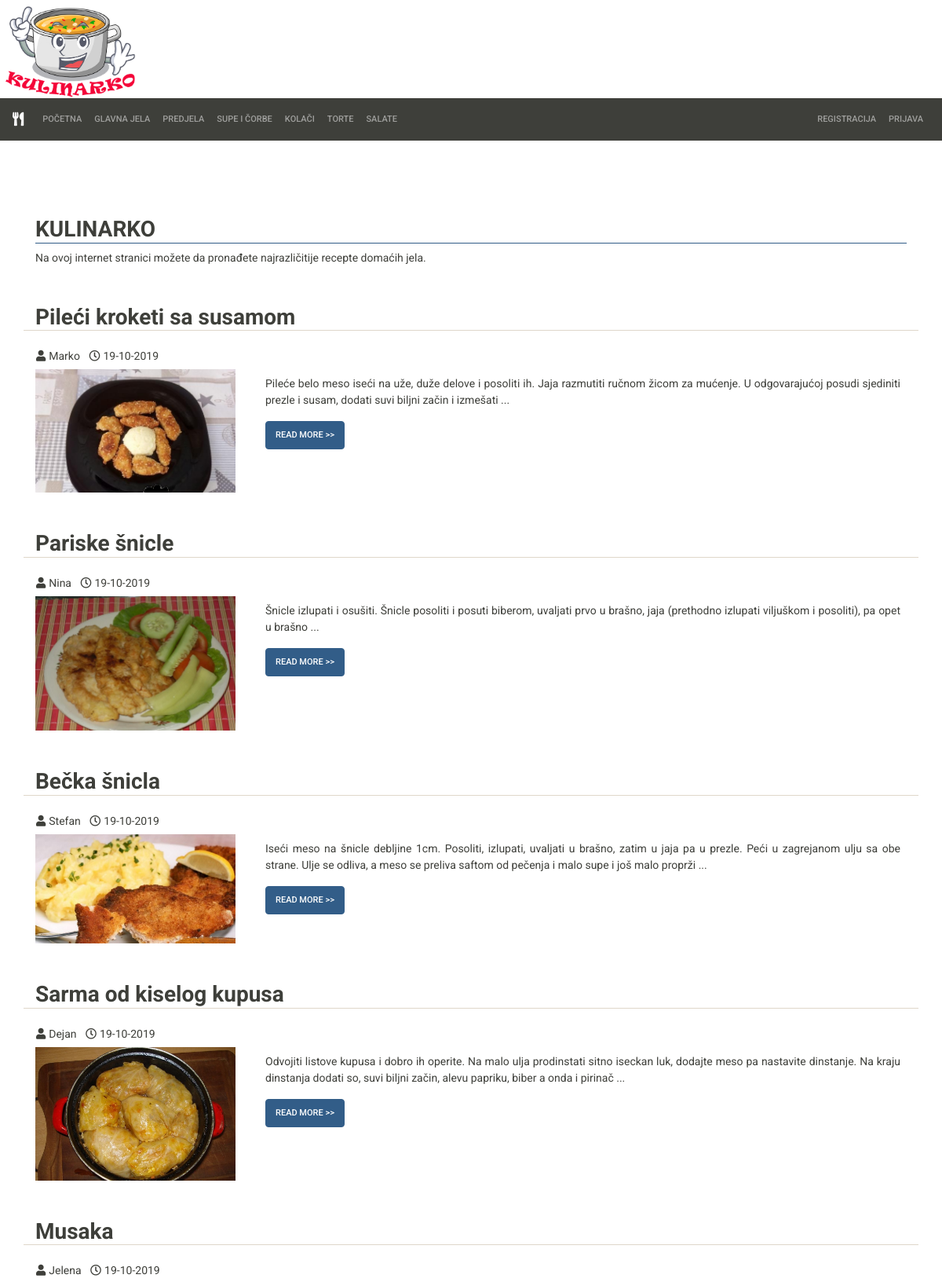
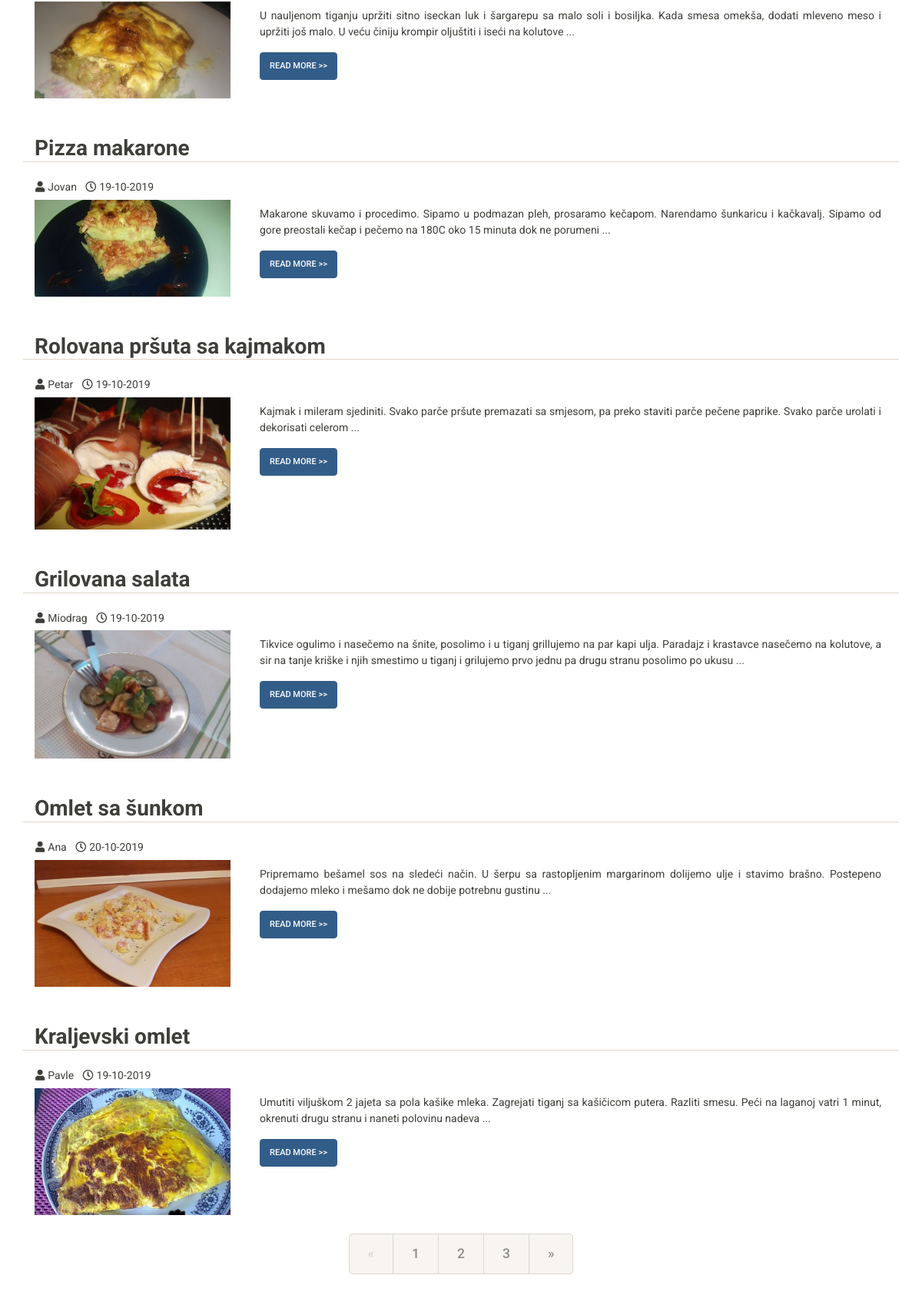
The page / on the database its author committed (2 pictures, top to bottom).
### tables this page shows
CREATE TABLE IF NOT EXISTS `recepti` (
  `recept_id` int(11) NOT NULL AUTO_INCREMENT,
  `naziv_recepta` varchar(40) NOT NULL,
  `sastojci` varchar(512) NOT NULL,
  `slika_jela` varchar(256) DEFAULT NULL,
  `sadrzaj_recepta` text NOT NULL,
  `kategorija_jela` int(11) NOT NULL,
  `datum_unosa` timestamp NOT NULL DEFAULT CURRENT_TIMESTAMP ON UPDATE CURRENT_TIMESTAMP,
  `vreme_pripreme` varchar(20) NOT NULL,
  `autor_recepta` varchar(25) NOT NULL,
  PRIMARY KEY (`recept_id`),
  KEY `recept_korisnika` (`autor_recepta`),
  KEY `kategorija_recepta` (`kategorija_jela`)
);

CREATE TABLE IF NOT EXISTS `korisnici` (
  `korisnicko_ime` varchar(20) NOT NULL COMMENT 'korisnicko ime mora biti jedinstveno',
  `lozinka` varchar(64) NOT NULL,
  `ime` varchar(25) NOT NULL,
  `prezime` varchar(25) NOT NULL,
  `el_adresa` varchar(128) NOT NULL,
  `datum_rodjenja` date DEFAULT NULL,
  `adresa_stanovanja` varchar(128) DEFAULT NULL,
  `drzava_stanovanja` varchar(128) DEFAULT NULL,
  `pol` varchar(1) DEFAULT NULL,
  `telefon` varchar(20) DEFAULT NULL,
  `mobilni_telefon` varchar(20) DEFAULT NULL,
  `administrator` tinyint(1) DEFAULT NULL,
  `datum_unosa` timestamp NOT NULL DEFAULT CURRENT_TIMESTAMP,
  `datum_izmene` timestamp NOT NULL DEFAULT CURRENT_TIMESTAMP ON UPDATE CURRENT_TIMESTAMP,
  PRIMARY KEY (`korisnicko_ime`)
);

### index.php (the view, shortened to what this page needs)
<!DOCTYPE html>
<html lang="en">
<head>
    <link rel="stylesheet" type="text/css" href="./bootstrap/bootstrap.css">
    <link rel="stylesheet" href="./fontawesome/css/all.css">
    <link rel="stylesheet" type="text/css" href="./css/nasiStilovi.css">
</head>
<body>
    <div class="masthead">
    </div>
    <nav class="navbar navbar-expand-lg navbar-dark bg-primary">
        <a class="navbar-brand" href="index.php"> <i class="fas fa-utensils"></i> </a>
        <div class="collapse navbar-collapse" id="navbarColor01">
            <ul class="navbar-nav mr-auto">
                <li class="nav-item">
                    <a class="nav-link" href="index.php"> Početna <span class="sr-only">(current)</span></a>
                </li>
                <li class="nav-item">
                    <a class="nav-link" href="glavnaJela.php"> Glavna jela </a>
                </li>
                <li class="nav-item">
                    <a class="nav-link" href="predjela.php"> Predjela </a>
                </li>
                <li class="nav-item">
                    <a class="nav-link" href="supeIcorbe.php"> Supe i čorbe </a>
                </li>
                <li class="nav-item">
                    <a class="nav-link" href="kolaci.php"> Kolači </a>
                </li>
                <li class="nav-item">
                    <a class="nav-link" href="torte.php"> Torte </a>
                </li>
                <li class="nav-item">
                    <a class="nav-link" href="salate.php"> Salate </a>
                </li>
            </ul>
            <ul class="navbar-nav ml-auto">
                <li class="nav-item">
                    <a class="nav-link" href="#"> Registracija </a>
                </li>
                <li class="nav-item">
                    <a class="nav-link" href="#"> Prijava </a>
                </li>
            </ul>
        </div>
    </nav>
    <div class="container mt-5 pt-5">
        <h2 class="border-bottom border-primary"> <strong> KULINARKO </strong> </h2>
        <p> Na ovoj internet stranici možete da pronađete najrazličitije recepte domaćih jela. </p>
        <?php
            $servername = "localhost";
            $username = "root";
            $password = "";
            $dbname = "kulinarko";
            $datatable = "recepti";
            $datatable_kor = "korisnici";
            $results_per_page = 10;
            $mysqli = new mysqli($servername, $username, $password, $dbname);
            if ( $mysqli->connect_error ) {
                echo "Error: ".$mysqli->connect_error;
            } else {
                $mysqli->set_charset("utf8");
                if (isset($_GET["page"])) {
                    $page = $_GET["page"];
                } else {
                    $page = 1;
                };
                $start_from = ($page-1) * $results_per_page;
                $query = "SELECT * FROM ".$datatable." ORDER BY RECEPT_ID ASC LIMIT $start_from, ".$results_per_page;
                $result = $mysqli->query($query);
                if ( $result == FALSE ) {
                    echo "Error: ".$mysqli->error($connection);
                } else {
                    while( $row = $result->fetch_assoc() ) {
                        $timestamp = strtotime($row["datum_unosa"]);
                        $date = date('d-m-Y', $timestamp);
                        $query_imeAutora = "SELECT * FROM ".$datatable_kor." WHERE korisnicko_ime = '".$row["autor_recepta"]."'";
                        $result_imeAutora = $mysqli->query($query_imeAutora);
                        if ( $result_imeAutora == FALSE ) {
                            $imeAutora = $row["autor_recepta"];
                        } else {
                            $row_users = $result_imeAutora->fetch_assoc();
                            $imeAutora = $row_users["ime"];
                        }
                        $sadrzajRecepta = $row["sadrzaj_recepta"];
                        $pozPoslednjeCeleReci = strpos($sadrzajRecepta, '.', 150);
                        $skraceniSadrzaj = substr($sadrzajRecepta, 0, $pozPoslednjeCeleReci);
                        $skraceniSadrzaj = $skraceniSadrzaj." ...";
                        echo "<div class='mt-5'>";
                        echo "<div class='row'>";
                        echo "<h2 class='col-12 border-bottom'> <strong>".$row["naziv_recepta"]."</strong> </h2>";
                        echo "</div>";
                        echo "<div class='row'>";
                        echo "<p class='col-12 text-capitalize'> <h6> <i class='fas fa-user ml-3 mr-1'></i>".$imeAutora." <i class='far fa-clock ml-2 mr-1'></i>".$date."</h6> </p>";
                        echo "</div>";
                        echo "<div class='row'>";
                        echo "<img src='".$row["slika_jela"]."' alt='Ime slike' class='col-9 col-md-3 rounded float-left'>";
                        echo "<p clas='col-9'>";
                        echo "<div class='d-flex flex-column mb-3 col-9'>";
                        echo "<div class='p-2 text-justify'>".$skraceniSadrzaj."</div>";
                        echo "<div class='p-2'>";
                        echo "<form method='POST' action='receptDetaljno.php'>";
                        echo "<button type='submit' class='btn btn-primary float-left'> Read More >> </button>";
                        echo "</form>";
                        echo "</div>";
                        echo "</div>";
                        echo "</p>";
                        echo "</div>";
                        echo "</div>";
                    }
                    $sql = "SELECT COUNT(RECEPT_ID) AS total FROM ".$datatable;
                    $rs_result = $mysqli->query($sql);
                    $row = $rs_result->fetch_assoc();
                    $total_pages = ceil($row["total"] / $results_per_page);
                    echo "<div class='row my-4'>";
                    echo "<ul class='pagination pagination-lg mx-auto'>";
                    if ( $page == 1 ) {
                        echo "<li class='page-item disabled'>";
                        echo "<a class='page-link' href='#'>&laquo;</a>";
                        echo "</li>";
                    } else {
                        $prethodnaStrana = $page - 1;
                        echo "<li class='page-item'>";
                        echo "<a class='page-link' href='index.php?page=".$prethodnaStrana."'>&laquo;</a>";
                        echo "</li>";
                    }
                    for ( $i = 1; $i <= $total_pages; $i++ ) {
                        echo "<li class='page-item'>";
                        echo "<a href='index.php?page=".$i."'";
                        if ( $i == $page ) {
                            echo " class='page-link curPage active'";
                        } else {
                            echo " class='page-link'";
                        }
                        echo ">".$i."</a> ";
                        echo "</li>";
                    }
                    if ( $page == $total_pages ) {
                        echo "<li class='page-item disabled'>";
                        echo "<a class='page-link' href='#'>&raquo;</a>";
                        echo "</li>";
                    } else {
                        $sledecaStrana = $page + 1;
                        echo "<li class='page-item'>";
                        echo "<a class='page-link' href='index.php?page=".$sledecaStrana."'>&raquo;</a>";
                        echo "</li>";
                    }
                }
            }
        ?>
    </div>
</body>
</html>

### css/nasiStilovi.css (style rules this page uses)
.masthead { padding-top: 25px; padding-bottom: 100px; background-image: url('../media/LogoKulinarko.png'); width: 185px; background-position: left; background-repeat: no-repeat; background-size: cover; }

### rows shown on the page
recepti: naziv_recepta "Pileći kroketi sa susamom", autor_recepta.ime "Marko", datum_unosa "19-10-2019", slika_jela (picture), skraceniSadrzaj "Pileće belo meso iseći na uže, duže delove i posoliti ih. Jaja razmutiti ručnom žicom za mućenje. U odgovarajućoj posudi sjediniti prezle i susam, dodati suvi biljni začin i izmešati ..."
recepti: naziv_recepta "Pariske šnicle", autor_recepta.ime "Nina", datum_unosa "19-10-2019", slika_jela (picture), skraceniSadrzaj "Šnicle izlupati i osušiti. Šnicle posoliti i posuti biberom, uvaljati prvo u brašno, jaja (prethodno izlupati viljuškom i posoliti), pa opet u brašno ..."
recepti: naziv_recepta "Bečka šnicla", autor_recepta.ime "Stefan", datum_unosa "19-10-2019", slika_jela (picture), skraceniSadrzaj "Iseći meso na šnicle debljine 1cm. Posoliti, izlupati, uvaljati u brašno, zatim u jaja pa u prezle. Peći u zagrejanom ulju sa obe strane. Ulje se odliva, a meso se preliva saftom od pečenja i malo supe i još malo proprži ..."
recepti: naziv_recepta "Sarma od kiselog kupusa", autor_recepta.ime "Dejan", datum_unosa "19-10-2019", slika_jela (picture), skraceniSadrzaj "Odvojiti listove kupusa i dobro ih operite. Na malo ulja prodinstati sitno iseckan luk, dodajte meso pa nastavite dinstanje. Na kraju dinstanja dodati so, suvi biljni začin, alevu papriku, biber a onda i pirinač ..."
recepti: naziv_recepta "Musaka", autor_recepta.ime "Jelena", datum_unosa "19-10-2019", slika_jela (picture), skraceniSadrzaj "U nauljenom tiganju upržiti sitno iseckan luk i šargarepu sa malo soli i bosiljka. Kada smesa omekša, dodati mleveno meso i upržiti još malo. U veću činiju krompir oljuštiti i iseći na kolutove ..."
recepti: naziv_recepta "Pizza makarone", autor_recepta.ime "Jovan", datum_unosa "19-10-2019", slika_jela (picture), skraceniSadrzaj "Makarone skuvamo i procedimo. Sipamo u podmazan pleh, prosaramo kečapom. Narendamo šunkaricu i kačkavalj. Sipamo od gore preostali kečap i pečemo na 180C oko 15 minuta dok ne porumeni ..."
recepti: naziv_recepta "Rolovana pršuta sa kajmakom", autor_recepta.ime "Petar", datum_unosa "19-10-2019", slika_jela (picture), skraceniSadrzaj "Kajmak i mileram sjediniti. Svako parče pršute premazati sa smjesom, pa preko staviti parče pečene paprike. Svako parče urolati i dekorisati celerom ..."
recepti: naziv_recepta "Grilovana salata", autor_recepta.ime "Miodrag", datum_unosa "19-10-2019", slika_jela (picture), skraceniSadrzaj "Tikvice ogulimo i nasečemo na šnite, posolimo i u tiganj grillujemo na par kapi ulja. Paradajz i krastavce nasečemo na kolutove, a sir na tanje kriške i njih smestimo u tiganj i grilujemo prvo jednu pa drugu stranu posolimo po ukusu ..."
recepti: naziv_recepta "Omlet sa šunkom", autor_recepta.ime "Ana", datum_unosa "20-10-2019", slika_jela (picture), skraceniSadrzaj "Pripremamo bešamel sos na sledeći način. U šerpu sa rastopljenim margarinom dolijemo ulje i stavimo brašno. Postepeno dodajemo mleko i mešamo dok ne dobije potrebnu gustinu ..."
recepti: naziv_recepta "Kraljevski omlet", autor_recepta.ime "Pavle", datum_unosa "19-10-2019", slika_jela (picture), skraceniSadrzaj "Umutiti viljuškom 2 jajeta sa pola kašike mleka. Zagrejati tiganj sa kašičicom putera. Razliti smesu. Peći na laganoj vatri 1 minut, okrenuti drugu stranu i naneti polovinu nadeva ..."
